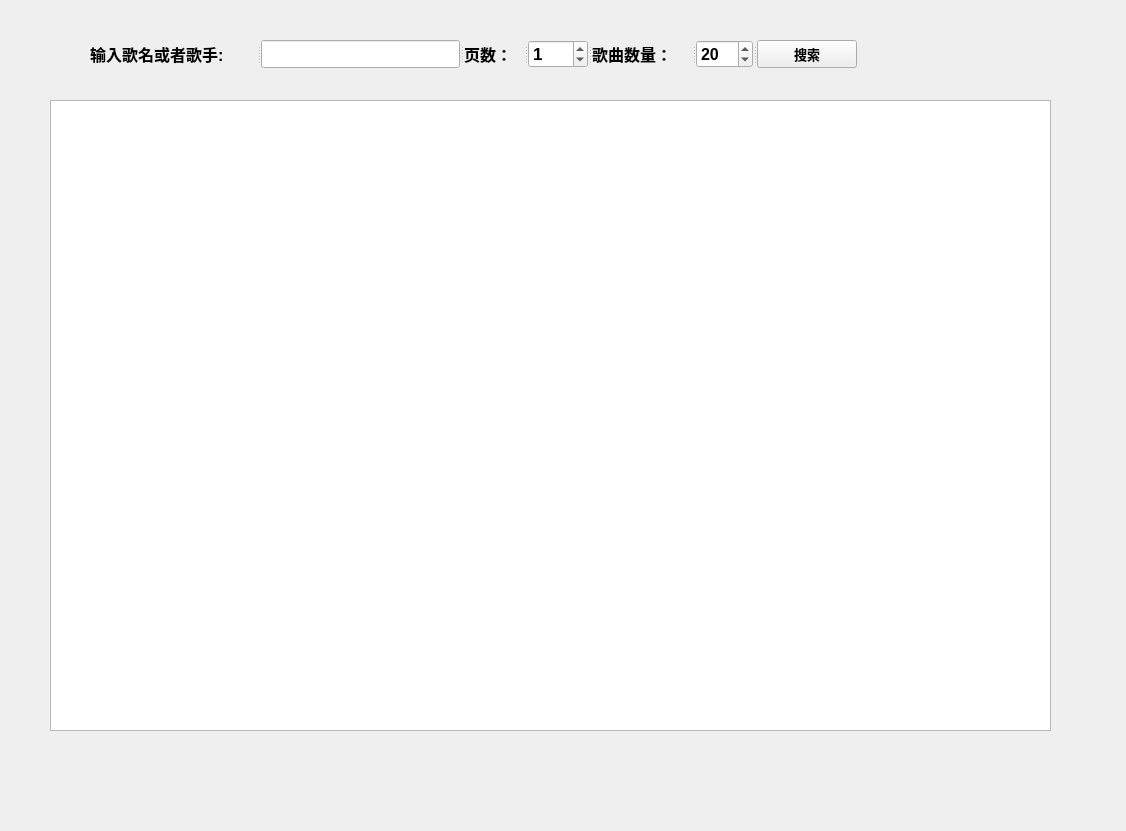
<?xml version="1.0" encoding="UTF-8"?>
<ui version="4.0">
 <class>Form</class>
 <widget class="QWidget" name="Form">
  <property name="geometry">
   <rect>
    <x>0</x>
    <y>0</y>
    <width>1126</width>
    <height>831</height>
   </rect>
  </property>
  <property name="font">
   <font>
    <pointsize>10</pointsize>
   </font>
  </property>
  <property name="windowTitle">
   <string>Form</string>
  </property>
  <widget class="tableview" name="tableView">
   <property name="geometry">
    <rect>
     <x>50</x>
     <y>100</y>
     <width>1001</width>
     <height>631</height>
    </rect>
   </property>
  </widget>
  <widget class="QSplitter" name="splitter">
   <property name="geometry">
    <rect>
     <x>90</x>
     <y>40</y>
     <width>767</width>
     <height>28</height>
    </rect>
   </property>
   <property name="orientation">
    <enum>Qt::Horizontal</enum>
   </property>
   <widget class="QLabel" name="label">
    <property name="font">
     <font>
      <pointsize>12</pointsize>
      <weight>75</weight>
      <bold>true</bold>
     </font>
    </property>
    <property name="text">
     <string>输入歌名或者歌手:</string>
    </property>
   </widget>
   <widget class="QLineEdit" name="lineEdit">
    <property name="font">
     <font>
      <pointsize>12</pointsize>
      <weight>75</weight>
      <bold>true</bold>
     </font>
    </property>
   </widget>
   <widget class="QLabel" name="label_2">
    <property name="font">
     <font>
      <pointsize>12</pointsize>
      <weight>75</weight>
      <bold>true</bold>
     </font>
    </property>
    <property name="text">
     <string>页数：</string>
    </property>
   </widget>
   <widget class="QSpinBox" name="page">
    <property name="font">
     <font>
      <pointsize>13</pointsize>
      <weight>75</weight>
      <bold>true</bold>
     </font>
    </property>
    <property name="value">
     <number>1</number>
    </property>
   </widget>
   <widget class="QLabel" name="label_3">
    <property name="font">
     <font>
      <pointsize>12</pointsize>
      <weight>75</weight>
      <bold>true</bold>
     </font>
    </property>
    <property name="text">
     <string>歌曲数量：</string>
    </property>
   </widget>
   <widget class="QSpinBox" name="total">
    <property name="font">
     <font>
      <pointsize>12</pointsize>
      <weight>75</weight>
      <bold>true</bold>
     </font>
    </property>
    <property name="value">
     <number>20</number>
    </property>
   </widget>
   <widget class="QPushButton" name="search">
    <property name="font">
     <font>
      <pointsize>10</pointsize>
      <weight>75</weight>
      <bold>true</bold>
     </font>
    </property>
    <property name="text">
     <string>搜索</string>
    </property>
   </widget>
  </widget>
 </widget>
 <customwidgets>
  <customwidget>
   <class>tableview</class>
   <extends>QTableView</extends>
   <header>control.DragTableview</header>
  </customwidget>
 </customwidgets>
 <resources/>
 <connections/>
</ui>
